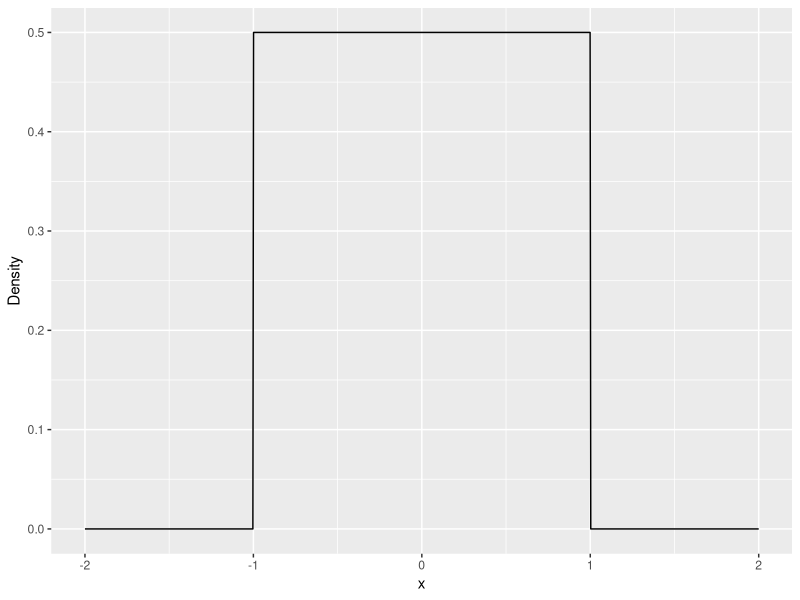
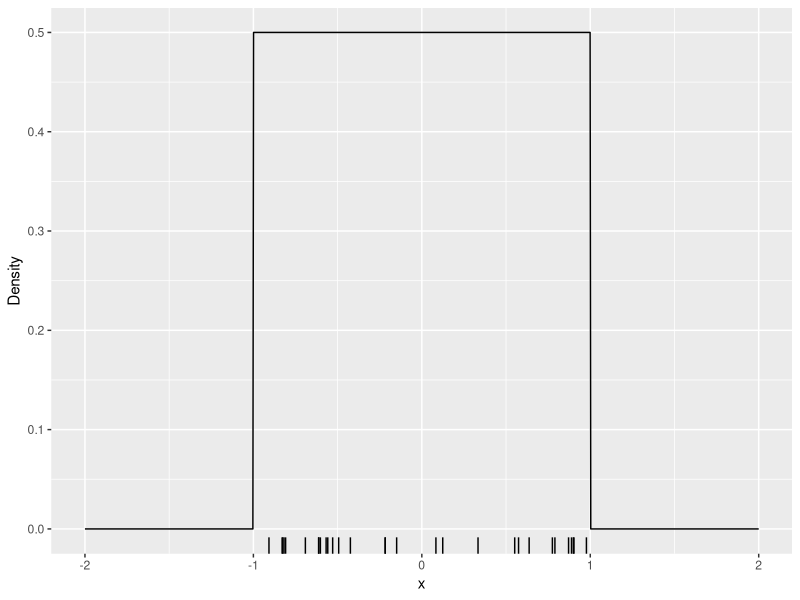
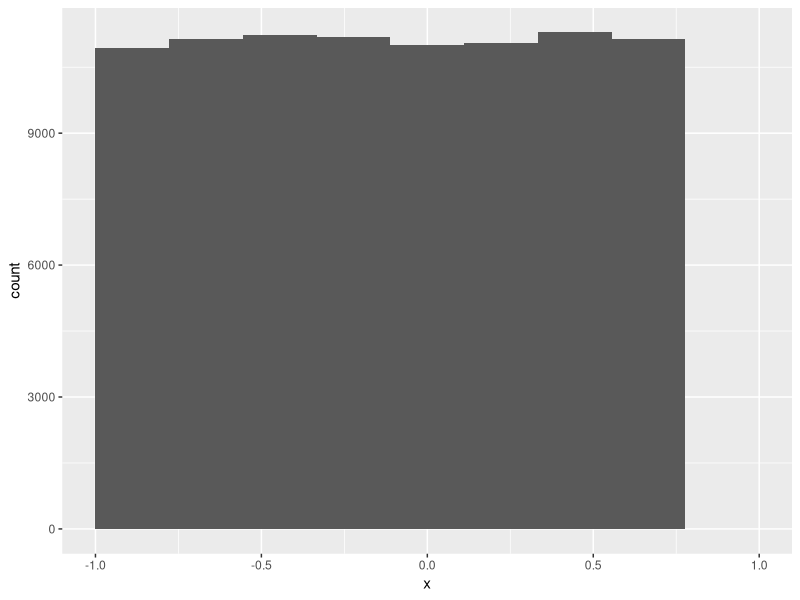
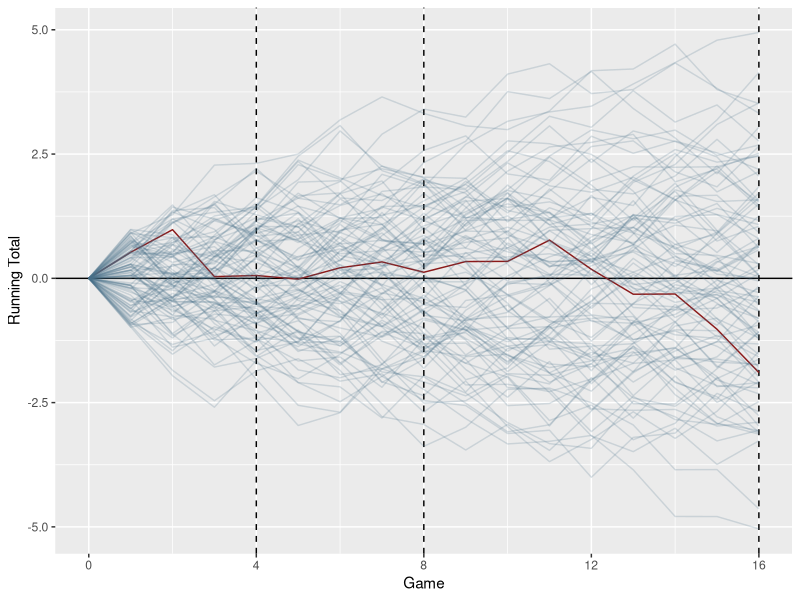
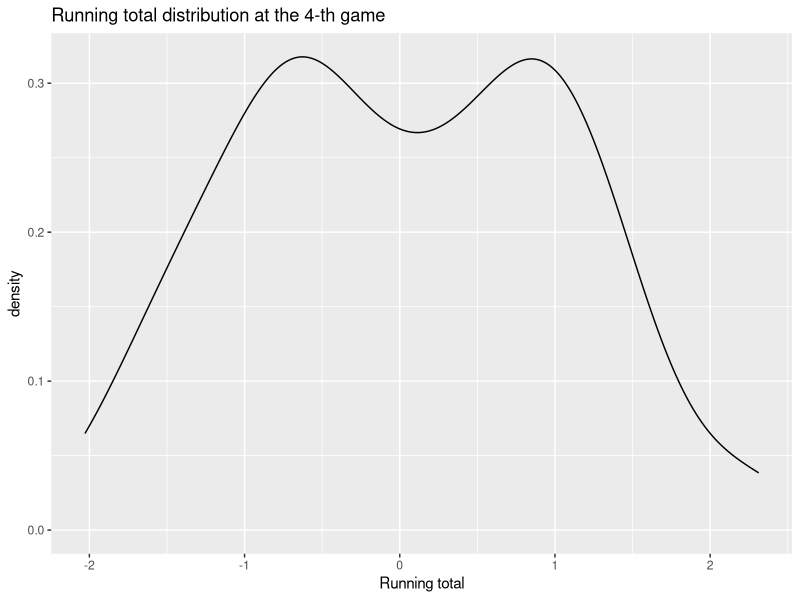
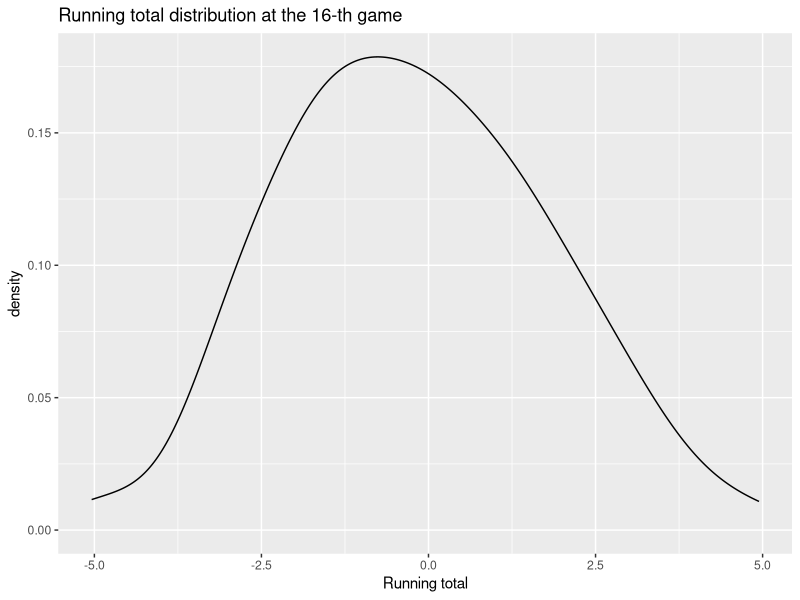

Generate these figures, in order, with R:
## ---- chunk 1
# First, load the tidyverse package
library(tidyverse)
## ---- chunk 2
## Illustration only
unif_dens_plt <- ggplot() +
  xlim(c(-2, 2)) +
  stat_function(fun = dunif, args = list(min = -1, max = 1), n = 1000) +
  labs(
    x = "x",
    y = "Density"
  )
unif_dens_plt
## ---- chunk 3
runif(n = 1, min = -1, max = 1)
## ---- chunk 4

unif_sim <- tibble(
  x = runif(n = 30, min = -1, max = 1)
)

unif_dens_plt +
  geom_rug(aes(x = x), data = unif_sim)
## ---- chunk 5
## Compute the probability
punif(-0.2, min = -1, max = 1)

## Compute the sample proportion in the simulated data
mean(unif_sim$x < -0.2)
## ---- chunk 6
## Compute the probability
1 - punif(-0.2, min = -1, max = 1)
punif(-0.2, min = -1, max = 1, lower.tail = FALSE)

## Compute the sample proportion in the simulated data
mean(unif_sim$x > -0.2)
## ---- chunk 7
## Probability
punif(0.3, min = -1, max = 1) - punif(-0.2, min = -1, max = 1)

## Sample proportion in the simulation
mean(unif_sim$x < 0.3 & unif_sim$x > -0.2)
## ---- chunk 8
sim_unif <- tibble(
  x = runif(n = 100000, min = -1, max = 1)
)

sim_unif %>%
  ggplot(aes(x = x)) +
  geom_histogram(bins = 10) +
  xlim(c(-1, 1))
## ---- chunk 9
players_n <- 100
games_n <- 16

unif_games <- expand_grid(
  game = 1:games_n,
  player = 1:players_n
) %>%
  mutate(
    ## When used in mutate, n() returns the number of rows in a group of obs
    ## When the data is not grouped as here, it retuns the number of obs in the whole table
    result = runif(n(), min = -1, max = 1)
  ) %>%
  bind_rows(
    ## Add an initial values so that all players start with 0
    tibble(
      player = 1:players_n,
      game = 0,
      result = 0,
    )
  )

unif_games <- unif_games %>%
  arrange(player, game) %>%
  group_by(player) %>%
  mutate(
    running_total = cumsum(result)
  )
## ---- chunk 10
## Illustration only
unif_games %>%
  ggplot(aes(x = game, y = running_total, group = player)) +
  geom_vline(xintercept = c(4, 8, 16), linetype = 2) +
  geom_hline(yintercept = 0) +
  geom_line(aes(color = player < 2, alpha = player < 2)) +
  scale_color_manual(values = c("skyblue4", "firebrick4")) +
  scale_alpha_manual(values = c(1 / 5, 1)) +
  scale_x_continuous("Game", breaks = c(0, 4, 8, 12, 16)) +
  theme(legend.position = "none") +
  labs(y = "Running Total")
## ---- chunk 11
unif_games %>%
  filter(game == 4) %>%
  ggplot(aes(x = running_total)) +
  geom_density() +
  labs(title = "Running total distribution at the 4-th game") +
  labs(
    x = "Running total"
  )
## ---- chunk 12
unif_games %>%
  filter(game == 16) %>%
  ggplot(aes(x = running_total)) +
  geom_density() +
  labs(title = "Running total distribution at the 16-th game") +
  labs(
    x = "Running total"
  )
